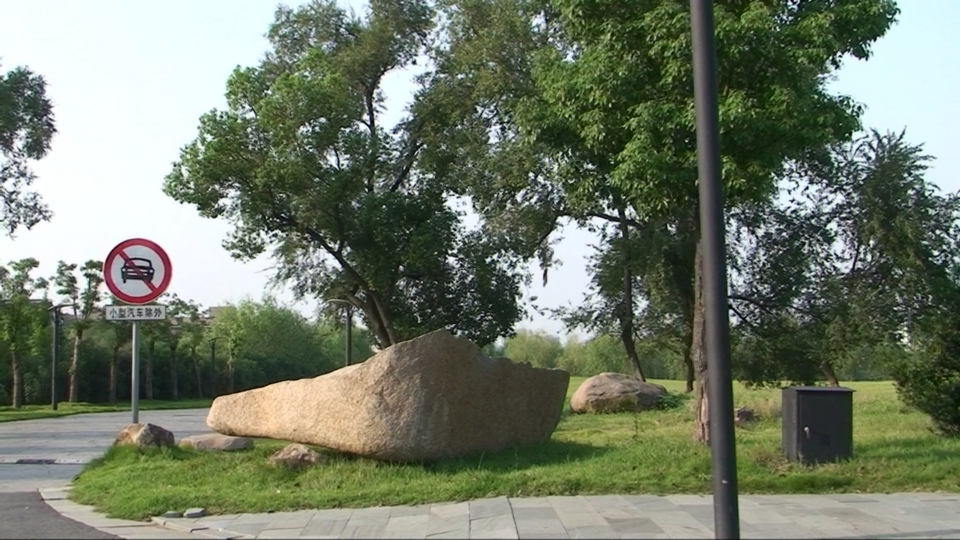
%> input picture part3/test00.jpg, 960 x 540 px
$ octave p3_depth_unrectified.m   (GNU Octave 9; MATLAB toolbox functions it lacks are replaced by stand-ins)
%> lines starting %> are read from the running program, lines starting %| are printed output that depends on the picture; in (x1, y1, x2, y2) boxes, pixels count from 0 and x2, y2 are one past the last pixel; in counts of white or black regions, pixels touching at a corner belong together; the program's own positions count from 1
### part3/construct_graph_weighted.m
function pairwise = construct_graph_weighted(H, W, img, epsilon)
% This function is used to construct a corresponding directed graph of an
% image of H * W.
%
% The graph describes a spatially varying smoothness cost. It's weighted
% with the L2 distance in color space between the adjacent pixels.
%

% index matrix
index = reshape(1:H*W, W, H)'; % row-wise indexing

% up-down connection
up      = index(1:end-1, :);
down    = index(2:end, :);

% left-right connection
left    = index(:, 1:end-1);
right   = index(:, 2:end);

% source and target pairs
source  = [up(:); down(:); left(:); right(:)];
target  = [down(:); up(:); right(:); left(:)];

% vectorize
r = img(:, :, 1)'; r = r(:);
g = img(:, :, 2)'; g = g(:);
b = img(:, :, 3)'; b = b(:);

% weights
weights = (r(source) - r(target)).^2 + ...
          (g(source) - g(target)).^2 + ...
          (b(source) - b(target)).^2;
weights = 1 ./ (sqrt(weights) + epsilon);
% weights = ones(length(source), 1);
pairwise = sparse(source, target, double(weights));

### part3/get_camera_matrices.m
function [K1, R1, T1, K2, R2, T2] = get_camera_matrices()

fileID = fopen('cameras.txt');
C = textscan(fileID,'%f %f %f');
fclose(fileID);

M = cell2mat(C);

K1 = M(1:3  , :);
R1 = M(4:6  , :);
T1 = M(7    , :);

K2 = M(8:10 , :);
R2 = M(11:13, :);
T2 = M(14   , :);

### part3/p3_depth_unrectified.m
% Part 3 Depth from Unrectified Stereo Images
%
% In this part, a pair of unrectified images are used to generate a
% disparity map. The disparity map is then denoised by MRF using
% multi-label graph cut.
%
% Note:
% The weights of the directed graph are defined according to the paper.
% This code takes 120 ~ 160s to finish.
%

clear all
close all
clc
tic
%% load image
img1 = imread('test00.jpg');
%> img1 is the input picture: size 540x960x3 uint8; mean R, G, B 115, 123.6, 105.6
img2 = imread('test09.jpg');
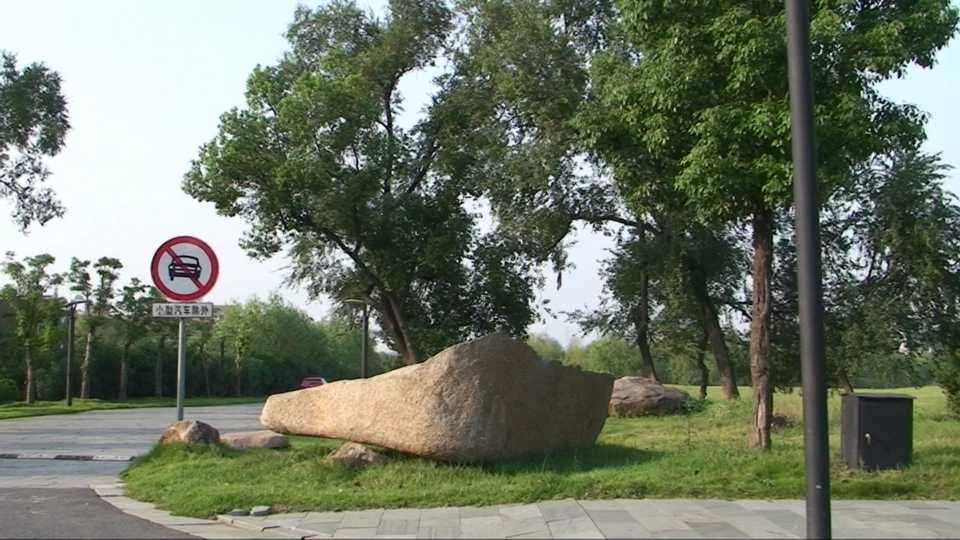
%> input picture part3/test09.jpg, 960 x 540 px
%> img2 is the input picture: size 540x960x3 uint8; mean R, G, B 110.7, 119.1, 101.4

[H, W] = size(img1, 1:2);
%> H = 540; W = 960

img1 = double(img1);
%> img1: size 540x960x3 double
img2 = double(img2);
%> img2: size 540x960x3 double

% get camera matrices
[K1, R1, T1, K2, R2, T2] = get_camera_matrices();

% set disparity
dmin = 0;
dmax = 0.01;
step = 0.0001;
disparity = dmin:step:dmax;

%% prior term - part 1: set pairwise (smoothness weight)

% epsilon: ε, contrast sensitivity controller.
epsilon = 50;

% construct a graph with weight : 1 / (||It(x) - It(y')|| + ε)
graph = construct_graph_weighted(H, W, img1, epsilon);
%> in construct_graph_weighted, `r = img(:, :, 1)'`:
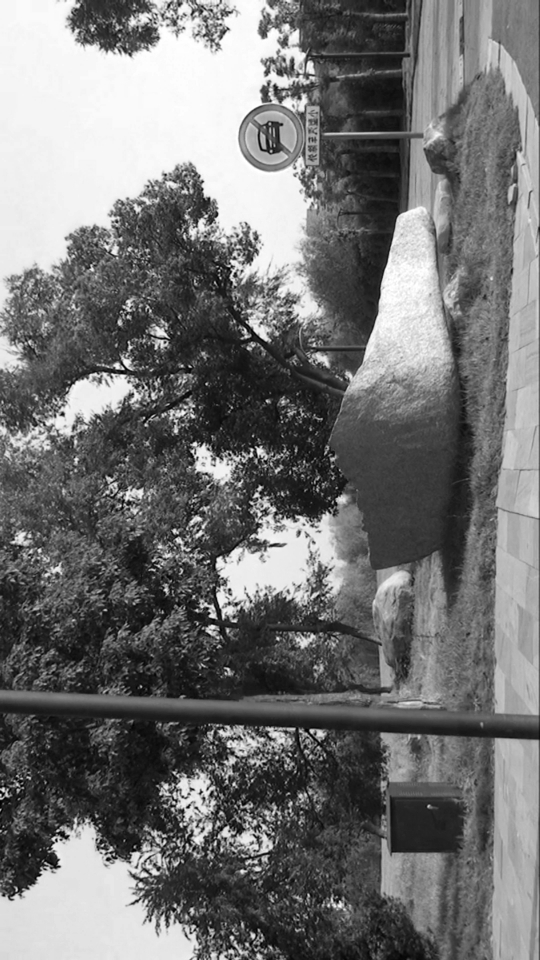
%> r: size 960x540 double; min 0, max 255, mean 115
%> in construct_graph_weighted, `g = img(:, :, 2)'`:
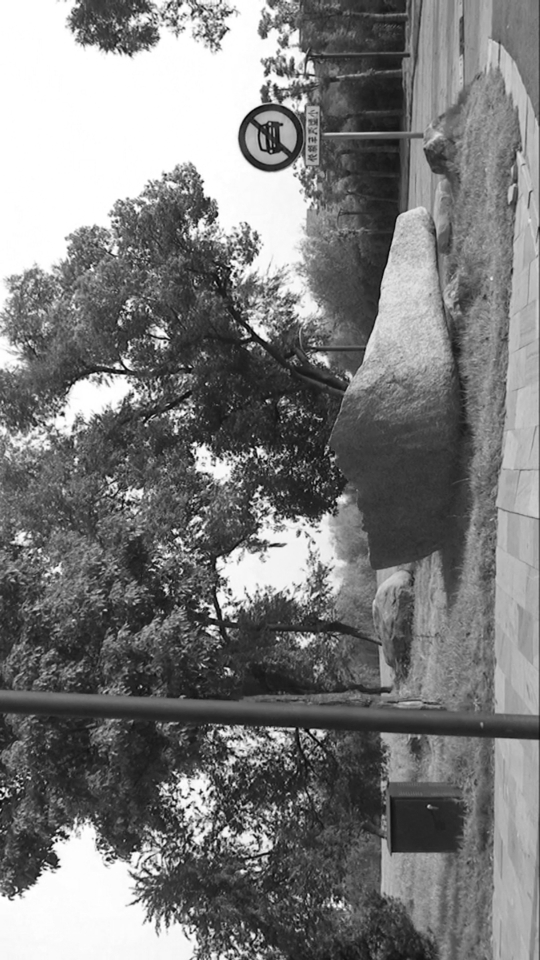
%> g: size 960x540 double; min 2, max 255, mean 123.6
%> in construct_graph_weighted, `b = img(:, :, 3)'`:
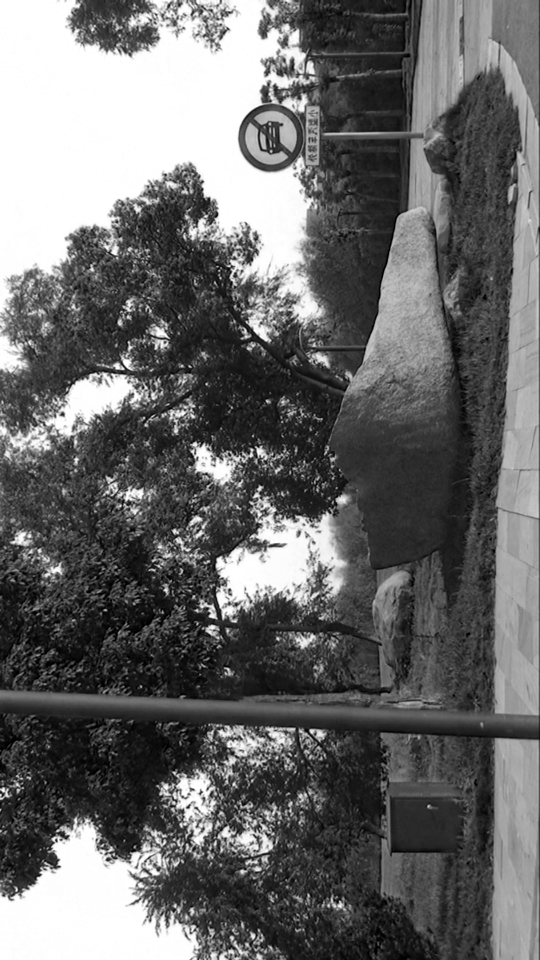
%> b: size 960x540 double; min 0, max 255, mean 105.6
[source, target, weight] = find(graph);
%> source = 2070600 values from 1 to 518400; target = 2070600 values from 1 to 518400; weight = 2070600 values from 0.00309 to 0.02

% N_x: |N(x)|, num of neighors of pixel x.
% It should be a matrix like this:
%   2 3 3 3 2
%   3 4 4 4 3
%   2 3 3 3 2
N_x = 4 * ones(H, W);
N_x([1, end], :) = N_x([1, end], :) - 1;
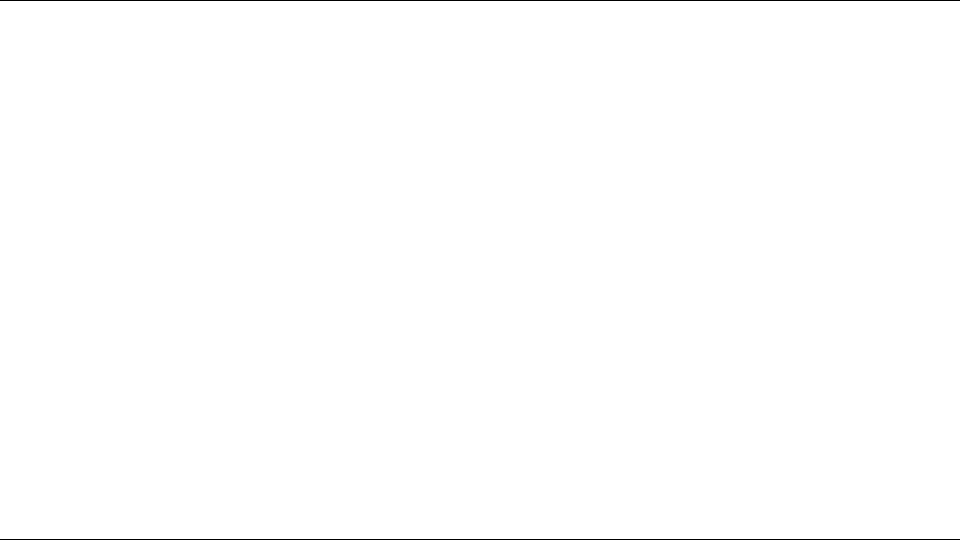
%> N_x: size 540x960 double; values 3 (black) and 4 (white), 99.6% white; black in thin lines or dots
N_x(:, [1, end]) = N_x(:, [1, end]) - 1;
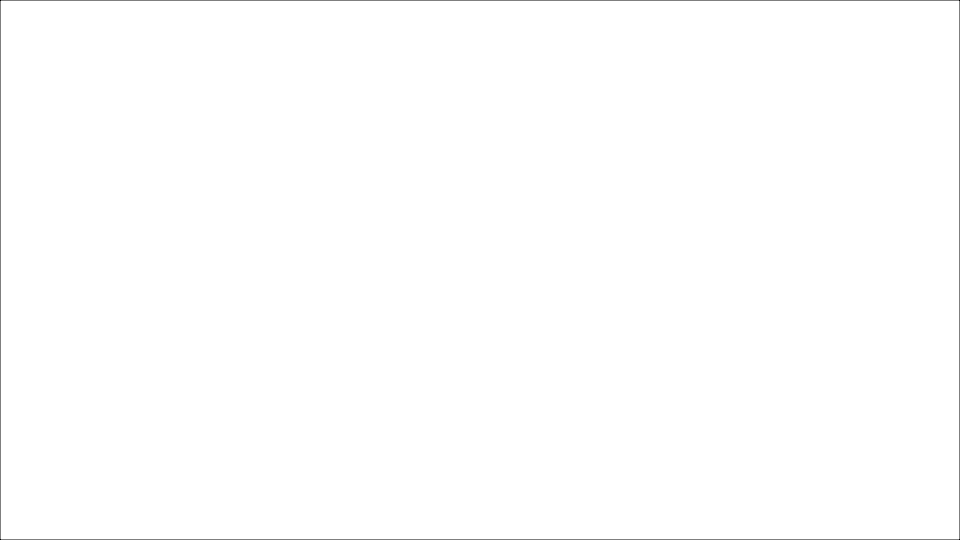
%> N_x: size 540x960 double; 0.21% of pixels changed, all inside (x1, y1, x2, y2) = (0, 0, 960, 540); drawn with min black and max white
N_x = N_x'; N_x = N_x(:)'; % vectorization

% The denominator Σ 1 / (||It(x) - It(y')|| + ε) can be constructed by
% summing the symmetric weight matrix.
denominator = sum(graph);

% u_lambda: u_λ(x), the normalization factor of graph weight λ.
% u_λ(x) = |N(x)| / Σ 1 / (||It(x) - It(y')|| + ε)
% ||It(x) - It(y')|| is the L2 norm of the difference between pixel x and
% its neighbouring pixel y'.
u_lambda = N_x ./ denominator;

% w_s: smoothness-strength controller.
w_s = 10 ./ (disparity(end) - disparity(1));

% Now we can construct the weight for spatially varying graph.
% lambda: λ(x,y), anisotropic weight of the directed graph.
% λ(x,y) = w_s * u_λ(x) / (||It(x) - It(y)|| + ε)
% ||It(x) - It(y)|| is the L2 norm of the difference between pixel x and
% its neighbouring pixel y.
lambda = w_s .* u_lambda(source) .* weight';

% reconstruct and add weight to the graph
pairwise = sparse(source, target, lambda);


%% prior term - part 2: set labelcost

% eta: η, the upper limit of the cost.
eta = 0.05 * (max(disparity) - min(disparity));

% rho: ρ, a robust function of labelling cost.
% ρ(Dt(x), Dt(y)) = min{|Dt(x), Dt(y)|, η}
% |Dt(x), Dt(y)| is the L1 norm of the difference between disparity lavels.
[a, b] = meshgrid(disparity);
rho = min(abs(a - b), eta);

% set labelcost
labelcost = rho;

%% data term - part 1: set unary term
% p_c: measures color similarity between pixel x and the corresponding
% pixel x' (given disparity d) in frame t'. In this case, t' in the other
% image. The similarity measurement gets larger when the color of the
% corresponding pixels gets closer.
%
% p_c(x, d, It, It') = σ_c / (σ_c + ||It(x) - It'(ltt'(x, d))||)
%
% ltt' is the epipolar line. ltt'(x, d) gives the location of x' on frame
% t', also on the epipolar line, with disparity = d.

% sigma_c: σ_c, controls the shape of differentiable robust function.
sigma_c = 10;

unary = zeros(length(disparity), H*W); % initialization

% generate row-wise pixel coordinates
row = repmat(1:H, W, 1);
row = row(:)';
col = repmat((1:W)', 1, H);
col = col(:)';

% img1_coord_homo: x, coordinates in img1 in homogeneous system
img1_coord_homo = [col; row; ones(1, H*W)];
img1_pixel = impixel(img1, col, row);

% Let's find the pixels on the epipolar line in the other image.
for i = 1:length(disparity)
    img2_coord_homo = K2 * R2' * R1 / K1 * img1_coord_homo + ...
        disparity(i) * K2 * R2' * (T1 - T2)';
    % normalization and turn into inhomogeneous system
    img2_coord = img2_coord_homo ./ img2_coord_homo(3, :);
    img2_coord = round(img2_coord(1:2, :));

    % get pixel values from the other image
%> (the run ends here)
